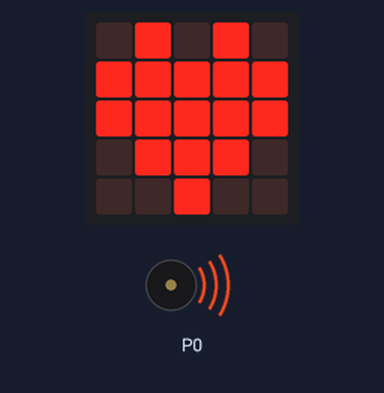
A program run on a simulated BBC micro:bit running MicroPython. Parts: the board's 5×5 LED display, buzzer (waves = sounding).

Above: at 0.24 s.
At 1.1 s:
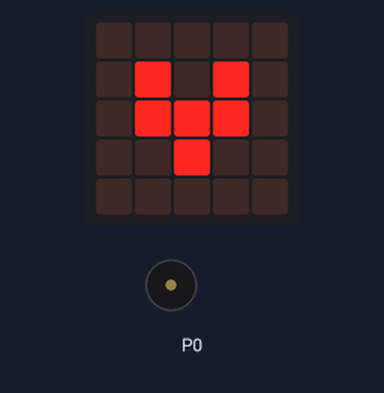
Timing chart, 0 to 130.0 s (numbered marks = the images above):
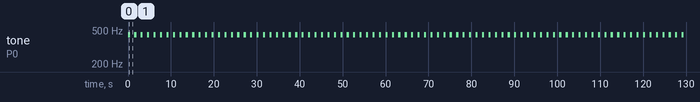

Measured:
- by itself, tone on P0: alternates 440 Hz for 0.49 s and silent for 1.0 s

The program:

Beating_heart__with_sound_-main.py
```python
# Imports go at the top
from microbit import *
import music

# Code in a 'while True:' loop repeats forever
while True:
    display.show(Image.HEART)
    music.play('a')
    sleep(500)
    display.show(Image.HEART_SMALL)
    sleep(500)
```
